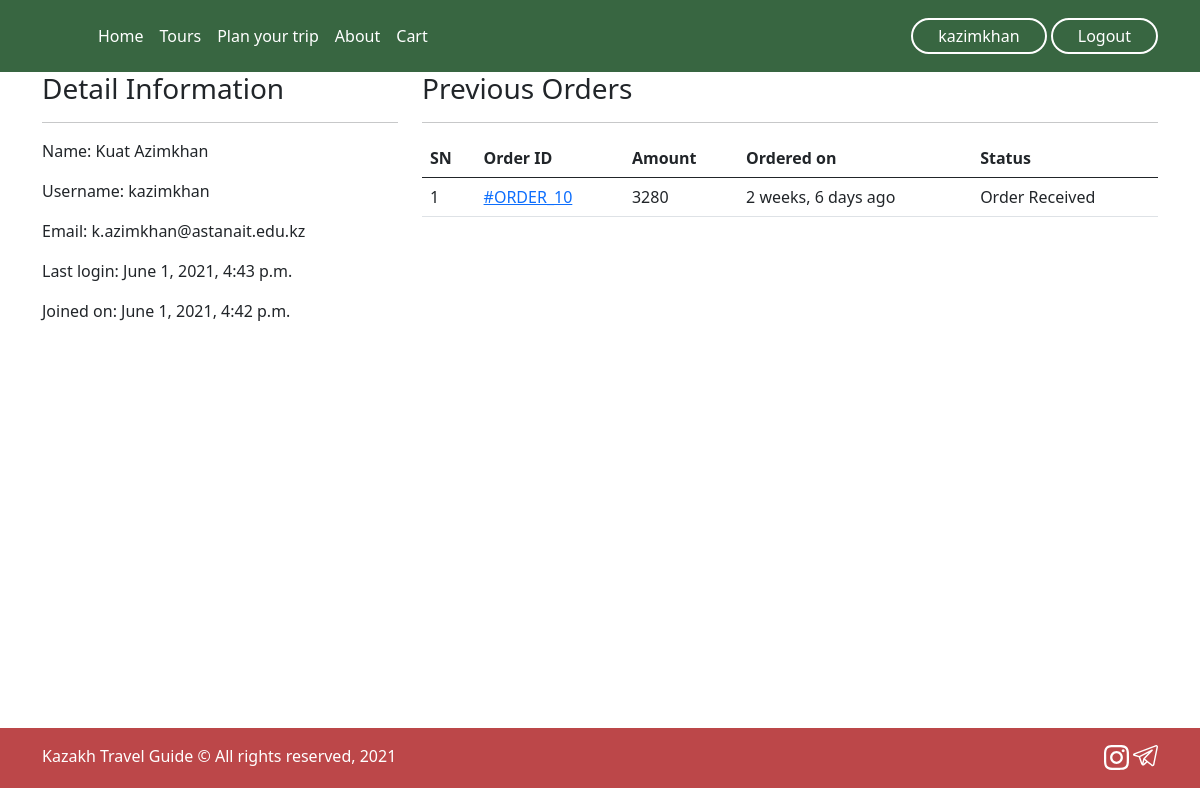
Page /profile/ (signed in) on the committed database.
### main/models.py (models this page shows, shortened)
class Order(models.Model):
    cart = models.OneToOneField(TourCart, on_delete=models.CASCADE)
    ordered_by = models.CharField(max_length=200)
    mobile = models.CharField(max_length=10)
    email = models.EmailField(null=True, blank=True)
    subtotal = models.PositiveIntegerField()
    total = models.PositiveIntegerField()
    order_status = models.CharField(max_length=50, choices=ORDER_STATUS)
    created_at = models.DateTimeField(auto_now_add=True)
    payment_method = models.CharField(
        max_length=20, default="Cash On Delivery")

### main/views.py (the view)
# urls.py: path("profile/", CustomerProfileView.as_view(), name="customerprofile"),
class CustomerProfileView(CheckUser, TemplateView):
    template_name = "main/customerprofile.html"
    def dispatch(self, request, *args, **kwargs):
        if request.user.is_authenticated and request.user:
            pass
        else:
            return redirect("/login/?next=/profile/")
        return super().dispatch(request, *args, **kwargs)
    def get_context_data(self, **kwargs):
        context = super().get_context_data(**kwargs)
        customer = self.request.user
        context['customer'] = customer
        orders = Order.objects.filter(cart__customer=customer).order_by("-id")
        context["orders"] = orders
        return context

### main/views.py (called while the page is built)
    def dispatch(self, request, *args, **kwargs):
        cart_id = request.session.get("cart_id")
        if cart_id:
            cart_obj = TourCart.objects.get(id=cart_id)
            if request.user.is_authenticated and request.user:
                cart_obj.customer = request.user
                cart_obj.save()
        return super().dispatch(request, *args, **kwargs)

### main/templates/main/customerprofile.html (shortened to what this page needs)
{% extends 'main/base.html' %}
{% load static  %}
{% block content %}
<div class="container" style="height: 82vh">
    <div class="row">
        <div class="col-md-4">
            <h3>Detail Information</h3><hr>
            <p><span class="font-weight-bold">Name: </span> {{user.first_name}} {{user.last_name}}</p>
            <p><span class="font-weight-bold">Username: </span> {{user.username}}</p>
            <p><span class="font-weight-bold">Email: </span> {{user.email}}</p>
            <p><span class="font-weight-bold">Last login: </span> {{user.last_login}}</p>
            <p><span class="font-weight-bold">Joined on: </span> {{user.date_joined}}</p>
        </div>
        <div class="col-md-8">
            <h3>Previous Orders</h3>
            <hr>
            <table class="table">
                <thead>
                    <tr>
                        <th>SN</th>
                        <th>Order ID</th>
                        <th>Amount</th>
                        <th>Ordered on</th>
                        <th>Status</th>
                    </tr>
                </thead>
                <tbody>
                    {% for ord in orders %}
                    <tr>
                        <td>{{forloop.counter}}</td>
                        <td><a href="{% url 'customerorderdetail' ord.pk %}"> #ORDER_{{ord.id}}</a></td>
                        <td>{{ord.total}}</td>
                        <td>{{ord.created_at|timesince}} ago</td>
                        <td>{{ord.order_status}}</td>
                    </tr>
                    {% endfor %}
                </tbody>
            </table>
        </div>
    </div>
</div>
{% endblock %}

### main/templates/main/base.html (shortened to what this page needs)
{% load static %}
<html lang="en">
<head>
    <link rel="stylesheet" href="{% static 'main/css/main4.css' %}">
    <link rel="stylesheet" href="{% static 'main/css/base.css' %}">
    <link rel="stylesheet" href="{% static 'main/css/city.css' %}">
    <link rel="stylesheet" href="https://cdnjs.cloudflare.com/ajax/libs/font-awesome/4.7.0/css/font-awesome.min.css">
    <link href="https://cdn.jsdelivr.net/npm/bootstrap@5.0.0-beta3/dist/css/bootstrap.min.css" rel="stylesheet">
</head>
<body>
    <header class="p-3 text-white hedbg">
        <div class="container">
            <div class="d-flex flex-wrap align-items-center justify-content-center justify-content-lg-start">
                <a href="/" class="d-flex align-items-center mb-2 mb-lg-0 text-white text-decoration-none">
                <svg class="bi me-2" width="40" height="32"><use xlink:href="#bootstrap"></use></svg>
                </a>
      <ul class="nav col-12 col-lg-auto me-lg-auto mb-2 justify-content-center mb-md-0">
        <li><a href="{% url 'index' %}" class="nav-link px-2 text-white">Home</a></li>
        <li><a href="{% url 'tours' %}" class="nav-link px-2 text-white">Tours</a></li>
        <li><a href="{% url 'planyourtrip' %}" class="nav-link px-2 text-white">Plan your trip</a></li>
        <li><a href="{% url 'about' %}" class="nav-link px-2 text-white">About</a></li>
          {% if user.is_authenticated %}
              <li><a href="{% url 'mycart' %}" class="nav-link px-2 text-white">Cart</a></li>
          {% endif %}
      </ul>
      <div class="text-end prof">
          {% if user.is_authenticated %}
            <a href="{% url 'customerprofile' %}" ><button type="button" class="mybtn login">{{request.user.username}}</button></a>
            <a href="{% url 'account_logout' %}" ><button type="button" class="mybtn login">Logout</button></a>
          {% else %}
              <a href="{% url 'account_login' %}" ><button type="button" class="mybtn login">Login</button></a>
              <a href="{% url 'account_signup' %}" ><button type="button" class="mybtn signup">Sign-up</button></a>
          {% endif %}
      </div>
    </div>
  </div>
</header>
    {% block content %}{% endblock %}
<footer class="foot">
  <div class="container">
    <p class="float-end mb-1">
        <img src="{% static 'home/images/icons/instagram.svg' %}" alt="">
        <img src="{% static 'home/images/icons/telegram.svg' %}" alt="">
    </p>
    <p class="mb-1">Kazakh Travel Guide © All rights reserved, 2021</p>
  </div>
</footer>
</body>
</html>

### main/static/main/css/main4.css (style rules this page uses)
body { justify-content: center; align-items: center; font-family: 'Helvetica', sans-serif; overflow-x: hidden; }
img { width: 100%; position: relative; border-radius: 5% 5%; }

### main/static/main/css/base.css (style rules this page uses)
body { background-color: #F2E8CF; }
.hedbg { background-color: #386641; position: relative; z-index: 5; }
.mybtn { background-color: #4CAF50; border: none; color: white; padding: 4px 25px; text-align: center; text-decoration: none; display: inline-block; font-size: 16px; transition-duration: 0.4s; cursor: pointer; }
.login { background-color: #386641; color: #fff; border: 2px solid #fff; border-radius: 25px; }
.foot { padding-top: 16px; background-color: #BC4749; color: #fff; height: 60px; }
.foot img { width: 25px; }

### rows in the picture
Order: id "10", total "3280", created_at "2 weeks, 6 days", order_status "Order Received"

### other values in the picture
{{ request.user.username }} "kazimkhan"
{{ user.first_name }} "Kuat"
{{ user.last_name }} "Azimkhan"
{{ user.username }} "kazimkhan"
{{ user.email }} "k.azimkhan@astanait.edu.kz"
{{ user.last_login }} "June 1, 2021, 4:43 p.m."
{{ user.date_joined }} "June 1, 2021, 4:42 p.m."
